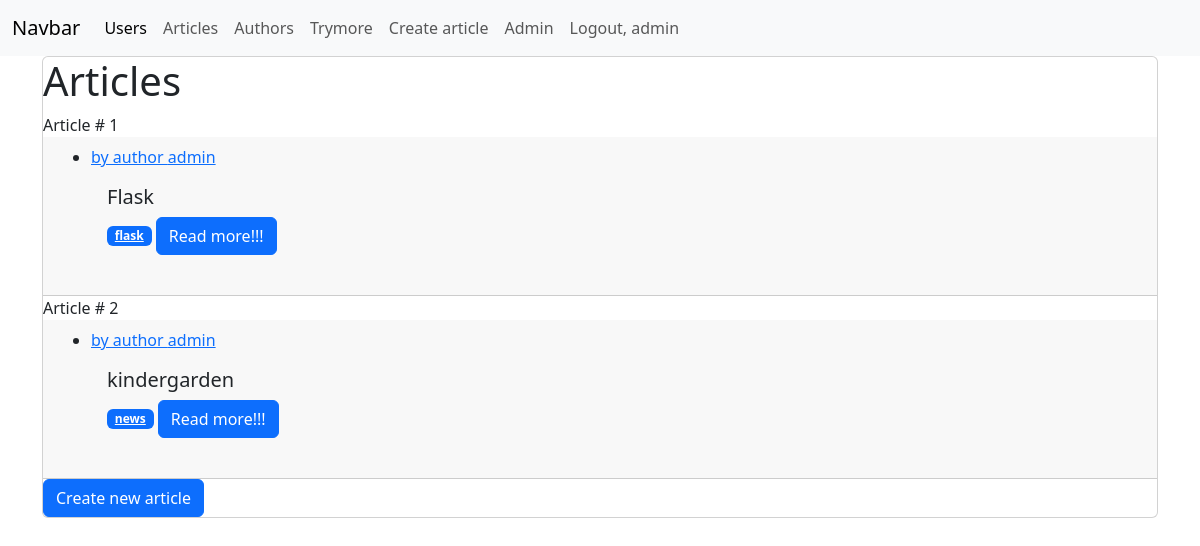
Page /articles/ (signed in) on the earlier database version.
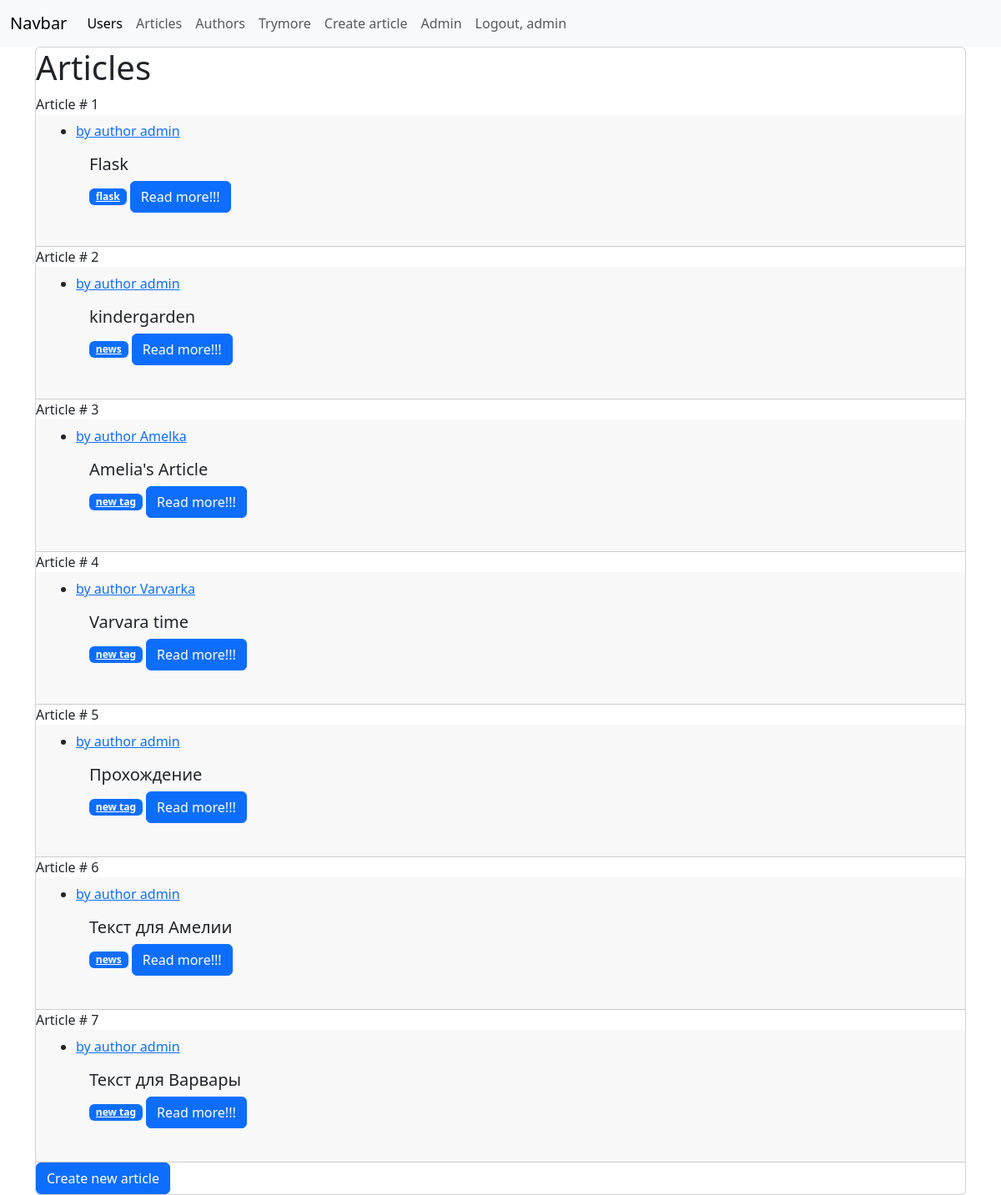
Same page on the later database version.
### blog/models/user.py (models this page shows, shortened)
class User(db.Model, UserMixin):
    __tablename__ = 'users'
    id: db.Column = db.Column(db.Integer, primary_key=True)
    first_name = db.Column(String(120), unique=False, nullable=False, default="", server_default="")
    last_name = db.Column(String(120), unique=False, nullable=False, default="", server_default="")
    username: db.Column = db.Column(db.String(80), unique=True, nullable=False)
    is_staff: db.Column = db.Column(db.Boolean, nullable=False, default=False)
    img: db.Column = db.Column(db.String(80), nullable=False, default='None')
    email: db.Column = db.Column(db.String(255), nullable=False, unique=False, default="", server_default="")
    _password = db.Column(LargeBinary, nullable=True,)
    author = relationship("Author", uselist=False, back_populates="user")
    def __str__(self):
        return self.username
    @property
    def password(self):
        return self._password

### blog/models/articles.py (models this page shows, shortened)
class Article(db.Model):
    __tablename__ = 'articles'
    id = db.Column(Integer, primary_key=True)
    title = db.Column(String(80), unique=True, nullable=False)
    text = db.Column(db.Text, default="", server_default="")
    dt_created = db.Column(DateTime, default=datetime.utcnow, server_default=func.now())
    dt_updated = db.Column(DateTime, default=datetime.utcnow, onupdate=datetime.utcnow)
    author_id = db.Column(Integer, ForeignKey("authors.id"))
    author = relationship("Author", back_populates="articles")
    tags = relationship(
        "Tag",
        secondary=article_tag_association_table,
        back_populates="articles",
    )

### blog/models/tag.py (models this page shows)
class Tag(db.Model):
    id = Column(Integer, primary_key=True)
    name = Column(String(32), nullable=False, default="", server_default="")
    articles = relationship(
        "Article",
        secondary=article_tag_association_table,
        back_populates="tags",
    )

### blog/articles/views.py (the view)
@articles_app.route("/", endpoint="list")
def articles_list():
    articles = Article.query.all()
    users = User.query.all()
    authors = Author.query.all()
    return render_template('articles/list.html', articles=articles, users=users, authors=authors)

### blog/app.py (called while the page is built)
def register_extensions(app):
    db.init_app(app)
    migrate.init_app(app, db, compare_type=True)
    csrf.init_app(app)
    admin.init_app(app)
    flask_bcrypt.init_app(app)
    login_manager.login_view = 'auth_app.login'
    login_manager.init_app(app)
    @login_manager.user_loader
    def load_user(user_id):
        return User.query.get(int(user_id))

### blog/templates/articles/list.html (shortened to what this page needs)
{% extends 'base.html' %}
{% block body %}
{% if current_user.is_authenticated %}
<div class="card">
    <h1>Articles</h1>
    {% if authors %}
    {% for article in articles %}
    Article # {{ article.id }}
        <div class="card-header">
            <ul>
                <li>
                    <a href="{{ url_for('user_app.details', pk=article.author.user_id) }}">by author {{ article.author.user.username }}</a>
                    <div class="card-body">
                        {% for tag in article.tags %}
                        <h5 class="card-title">{{ article.title }}</h5>
                        <a class="badge bg-primary">{{ tag.name }}</a>
                        {% endfor %}
                        <a href="{{ url_for('articles_app.get_article', article_id=article.id) }}" class="btn btn-primary">Read more!!!</a>
                    </div>
                </li>
            </ul>
        </div>
    {% endfor %}
    {% else %}
    <h3>No authors yet</h3>
    {% endif %}
    <div class="col">
        <a href="{{ url_for('articles_app.create') }}" class="btn btn-primary">Create new article</a>
    </div>
    {% else %}
    <h5> Авторизуйтесь для просмотра статей </h5>
    {% endif %}
</div>
{% endblock %}

### blog/templates/base.html (shortened to what this page needs)
<!doctype html>
<html lang="en">
<head>
    {% block css %}
        <link href="{{ url_for('static', filename='css/bootstrap.min.css') }}" rel="stylesheet">
    {% endblock %}
</head>
<body>
{% include 'navbar.html' %}
<div class="container">
    {% block body %}{% endblock %}
</div>
</body>
</html>

### blog/templates/navbar.html (shortened to what this page needs)
<nav class="navbar navbar-expand-lg bg-body-tertiary">
    <div class="container-fluid">
        <a class="navbar-brand" href="#">Navbar</a>
        <div class="collapse navbar-collapse" id="navbarNav">
            <ul class="navbar-nav">
                <li class="nav-item">
                    <a class="nav-link active" aria-current="page" href="{{ url_for('user_app.user_list') }}">Users</a>
                </li>
                <li class="nav-item">
                    <a class="nav-link" href="{{ url_for('articles_app.list') }}">Articles</a>
                </li>
                <li class="nav-item">
                    <a class="nav-link" href="{{ url_for('authors_app.list') }}">Authors</a>
                </li>
                <li class="nav-item">
                    <a class="nav-link" href="{{ url_for('trymore_app.list') }}">Trymore</a>
                </li>
                {% if current_user.is_authenticated %}
                <li class="nav-item">
                    <a class="nav-link" href="{{ url_for('articles_app.create') }}">Create article</a>
                </li>
                {% if current_user.is_staff %}
                <li class="nav-item">
                    <a class="nav-link" href="{{ url_for('admin.index') }}">Admin</a>
                </li>
                {% endif %}
                <li class="nav-item">
                    <a class="nav-link" href="{{ url_for('auth_app.logout') }}">Logout, {{ current_user }} </a>
                </li>
                {% endif %}
            </ul>
        </div>
    </div>
</nav>

Differences in the rows shown:
added Article: id "3", author.user.username "Amelka", title "Amelia's Article"
added Tag: name "new tag"
added Article: id "4", author.user.username "Varvarka", title "Varvara time"
added Article: id "5", author.user.username "admin", title "Прохождение"
added Article: id "6", author.user.username "admin", title "Текст для Амелии", Tag (name "news")
added Article: id "7", author.user.username "admin", title "Текст для Варвары"
